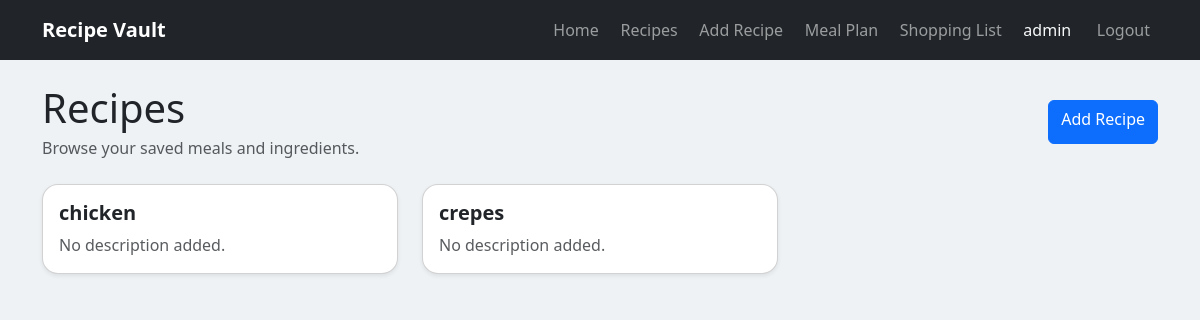
The page /recipes (signed in) on the database its author committed.
### app/models.py (models this page shows, shortened)
class User(db.Model):
    id = db.Column(db.Integer, primary_key=True)
    username = db.Column(db.String(80), unique=True, nullable=False)
    password_hash = db.Column(db.String(255), nullable=False)
    recipes = db.relationship("Recipe", backref="user", cascade="all, delete-orphan")
    planned_meals = db.relationship("PlannedMeal", backref="user", cascade="all, delete-orphan")
    @property
    def is_authenticated(self):
        return True

class Recipe(db.Model):
    id = db.Column(db.Integer, primary_key=True)
    title = db.Column(db.String(100), nullable=False)
    description = db.Column(db.String(500))
    ingredients = db.relationship(
        "Ingredient",
        backref="recipe",
        cascade="all, delete-orphan",
    )
    instructions = db.Column(db.Text)
    user_id = db.Column(db.Integer, db.ForeignKey("user.id"), nullable=False)

### app/routes.py (the view)
    @app.route("/recipes")
    @login_required
    def recipes():
        recipe_list = Recipe.query.filter_by(user_id=current_user.id).order_by(Recipe.title.asc()).all()
        return render_template("recipes.html", recipes=recipe_list)

### app/__init__.py (called while the page is built)
@login_manager.user_loader
def load_user(user_id):
    return db.session.get(User, int(user_id))

### app/templates/recipes.html (shortened to what this page needs)
{% extends "base.html" %}
{% block content %}
<div class="d-flex flex-column flex-md-row justify-content-between align-items-md-center gap-2 mb-4">
    <div>
        <h1 class="mb-1">Recipes</h1>
        <p class="text-muted mb-0">Browse your saved meals and ingredients.</p>
    </div>
    <a class="btn btn-primary" href="{{ url_for('new_recipe') }}">Add Recipe</a>
</div>
{% if recipes %}
<div class="row g-4">
    {% for recipe in recipes %}
    <div class="col-md-6 col-lg-4">
        <a href="{{ url_for('recipe_detail', recipe_id=recipe.id) }}" class="text-decoration-none text-dark">
            <div class="card recipe-card h-100 shadow-sm">
                <div class="card-body">
                    <h5 class="card-title">{{ recipe.title }}</h5>
                    <p class="card-text text-muted">
                        {{ recipe.description or "No description added." }}
                    </p>
                </div>
            </div>
        </a>
    </div>
    {% endfor %}
</div>
{% else %}
<div class="card shadow-sm">
    <div class="card-body">
        <p class="mb-0">You do not have any recipes yet. Add one to get started.</p>
    </div>
</div>
{% endif %}
{% endblock %}

### app/templates/base.html (shortened to what this page needs)
<!DOCTYPE html>
<html lang="en">
<head>
    <link href="https://cdn.jsdelivr.net/npm/bootstrap@5.3.3/dist/css/bootstrap.min.css" rel="stylesheet">
    <link rel="stylesheet" href="{{ url_for('static', filename='css/style.css') }}">
</head>
<body>
    <nav class="navbar navbar-expand-lg navbar-dark bg-dark mb-4">
        <div class="container">
            <a class="navbar-brand fw-bold" href="/">Recipe Vault</a>
            <div class="navbar-nav align-items-center">
                <a class="nav-link" href="/">Home</a>
                {% if current_user.is_authenticated %}
                <a class="nav-link" href="{{ url_for('recipes') }}">Recipes</a>
                <a class="nav-link" href="{{ url_for('new_recipe') }}">Add Recipe</a>
                <a class="nav-link" href="{{ url_for('meal_plan') }}">Meal Plan</a>
                <a class="nav-link" href="{{ url_for('shopping_list') }}">Shopping List</a>
                <span class="nav-link text-light">{{ current_user.username }}</span>
                <a class="nav-link btn btn-outline-light btn-sm ms-1" href="{{ url_for('logout') }}">Logout</a>
                {% else %}
                <a class="nav-link btn btn-outline-light btn-sm me-2" href="{{ url_for('login') }}">Login</a>
                <a class="nav-link btn btn-primary btn-sm" href="{{ url_for('register') }}">Register</a>
                {% endif %}
            </div>
        </div>
    </nav>
    <main class="container">
        {% block content %}
        {% endblock %}
    </main>
</body>
</html>

### app/static/css/style.css (style rules this page uses)
:root { color-scheme: light; }
body { background-color: #eef2f5; font-size: 16px; line-height: 1.5; }
main.container { padding-bottom: 2rem; }
.navbar-nav { display: flex; flex-wrap: wrap; gap: 0.35rem; }
.nav-link { border-radius: 0.5rem; padding: 0.6rem 0.8rem; }
.btn, .form-control, .form-select, .form-check-input { min-height: 44px; }
.card { border-radius: 1rem; }
.recipe-card { transition: transform 0.2s ease, box-shadow 0.2s ease; }
.card-title { font-weight: 600; }

### rows shown on the page
User: username "admin"
Recipe: title "chicken", description "No description added."
Recipe: title "crepes", description "No description added."
